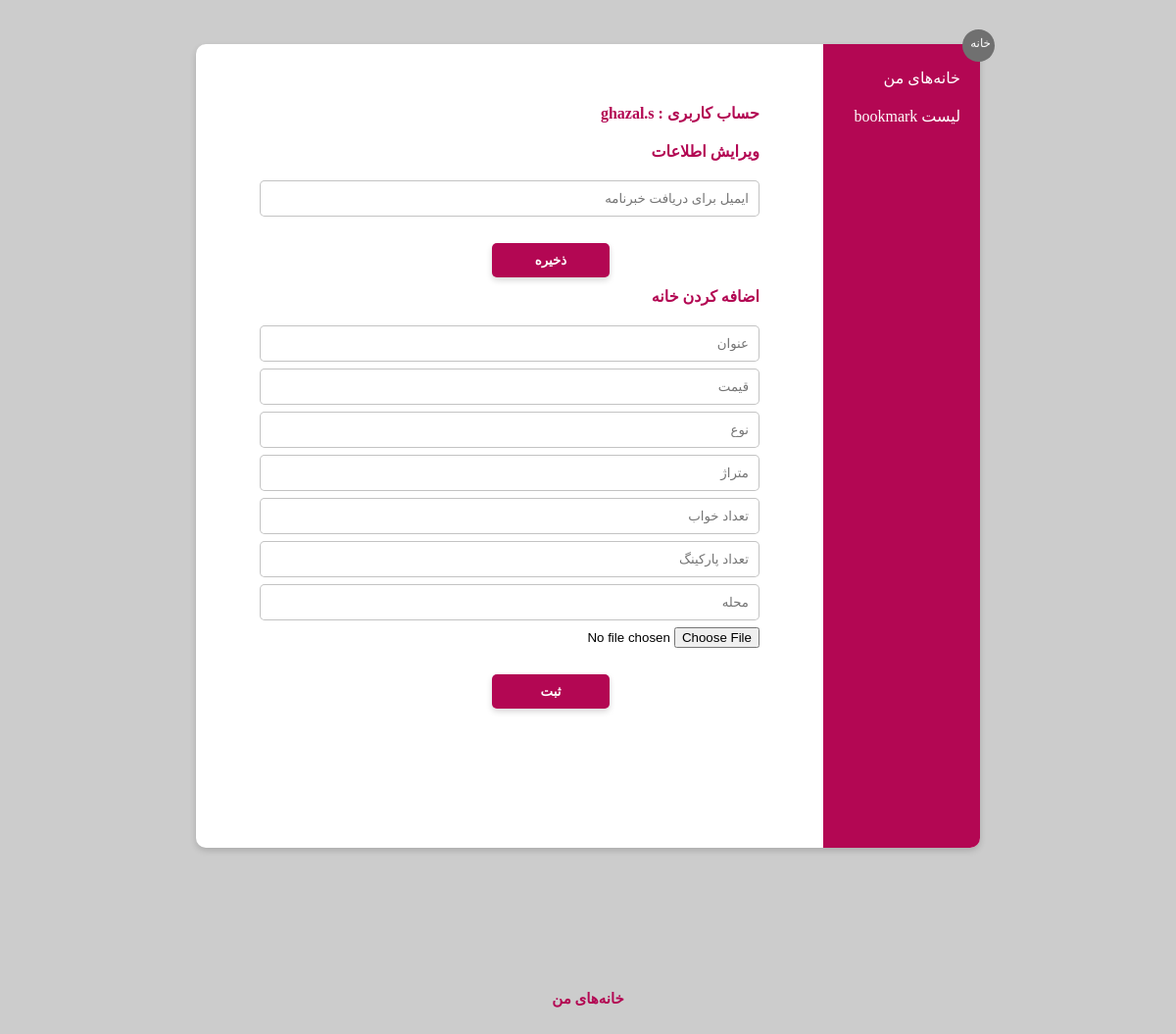
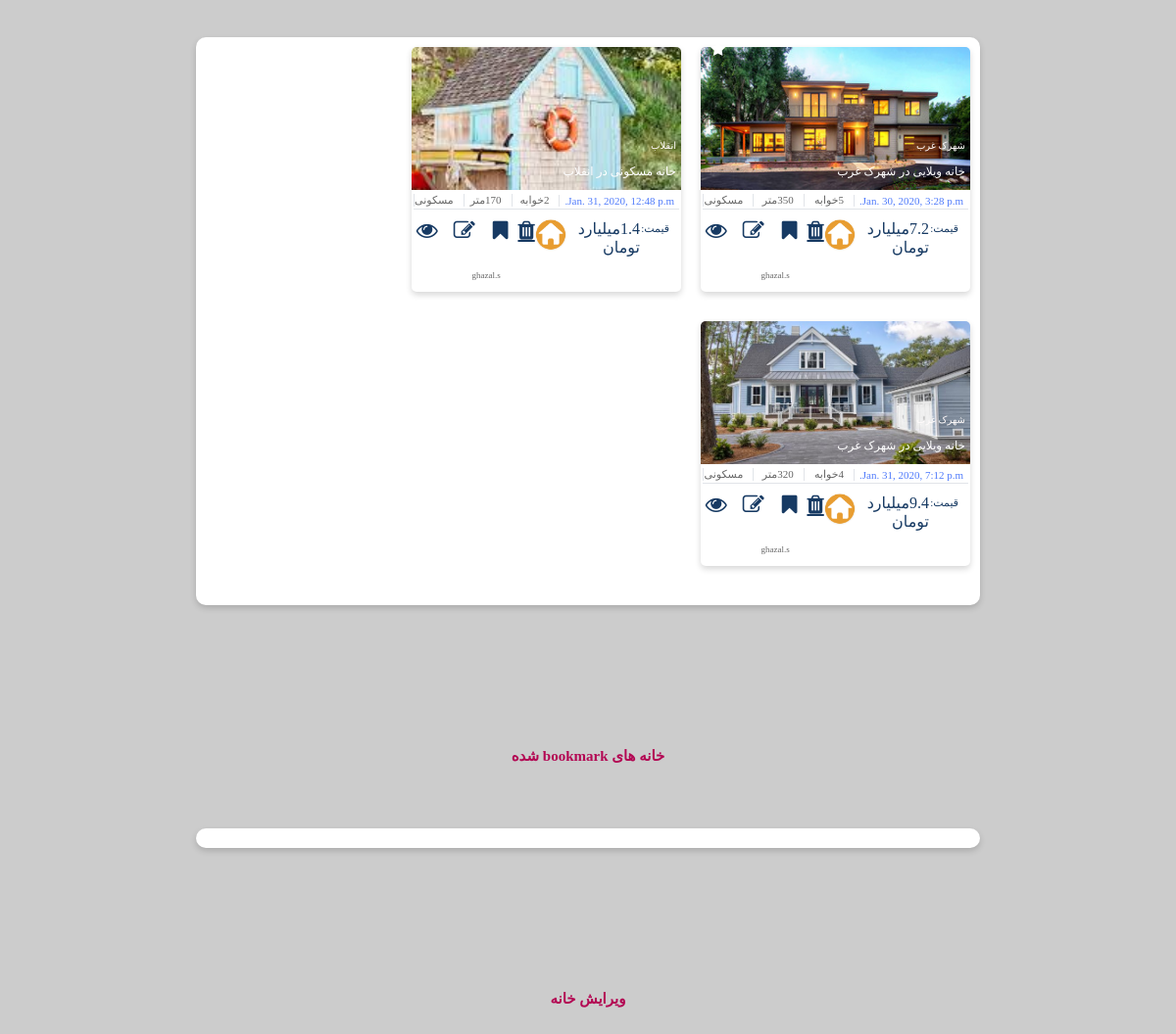
Page /homes/myHomes (signed in) on the committed database (2 pictures, top to bottom).
### homes/models.py (models this page shows)
class Housing(models.Model):
    title = models.CharField(max_length=200)
    price = models.FloatField()
    type = models.CharField(max_length=50)
    area = models.IntegerField()
    bedrooms = models.IntegerField()
    parkings = models.IntegerField()
    locality = models.CharField(max_length=200)
    created_at = models.DateTimeField(auto_now_add=True)
    pic = models.CharField(max_length=200 ,null=True)
    estate = models.CharField(max_length=50)
    star = models.BooleanField(default=False)

### homes/views.py (the view)
# urls.py: path('myHomes', views.showMyHomes ,name='myHomes'),
def showMyHomes(request):
    estate = None
    if request.user.is_authenticated:
        estate = request.user.username
    h = Housing.objects.filter(estate=estate)
    usernameHome = None
    if request.user.is_authenticated:
        usernameHome = request.user.username
    gotodiv = 'sec4Grid'
    return render(request, 'normalUser.html', {'results': h, 'username':usernameHome, 'jump':gotodiv})

### homes/templates/normalUser.html (shortened to what this page needs)
{% load static %}
<!DOCTYPE html PUBLIC "-//W3C//DTD XHTML 1.0 Strict//EN" "http://www.w3.org/TR/xhtml1/DTD/xhtml1-strict.dtd">
<html xmlns="http://www.w3.org/1999/xhtml">
        <head>
            <link rel="stylesheet"
          href="https://cdnjs.cloudflare.com/ajax/libs/font-awesome/4.7.0/css/font-awesome.min.css"/>
                <link rel="stylesheet" href={% static "CSS/normalUserStyle.css" %} />
        </head>
        <body>
            <div id="background">
                <div id="infoPage" style="height: 820px;margin-top: 45px;margin-bottom: 45px">
                    <div id="cancelButton" >
                        <a href={% url 'index' %} style="font-size: 12px; color: white; text-decoration: none;width: 100%;margin-left: auto;margin-right: 4px; margin-top: 7px;display: block;">خانه</a>
                    </div>
                    <div id="sidebar" style="position:relative;">
                        <a  href={% url "myHomes" %} id="headerForForm" style="color:white;padding-top: 10px;padding-right: 20px;position: relative;top: 25px;cursor: pointer;text-decoration: none;">خانه‌های من</a>
                        <a  href={% url "bookmarks" %} id="headerForForm" style="color:white;padding-top: 30px;margin-top: 30px ;padding-right: 20px;position: relative;top: 45px;cursor: pointer;text-decoration: none;">لیست bookmark</a>
                    </div>
                    <div id="formBar">
                        <div id="form">
                            <div class="selectionBar">
                                <h1 id="headerForForm">حساب کاربری : {{ username }}</h1>
                                <form method="POST" action="changeEmail">
                                <h1 id="headerForForm">ویرایش اطلاعات</h1>
                                <div id="completionForm">
                                    <div class="input">
                                            <input class="text" placeholder="ایمیل برای دریافت خبرنامه" type="text" name="newEmail" value="" required />
                                    </div>
                                    <button class="form-submit-button" type="submit" >ذخیره</button>
                                </div>
                                </form>
                            </div>
                            <div class="selectionBar">
                                <form method="POST" action="addHouse">
                                <h1 id="headerForForm">اضافه کردن خانه</h1>
                                <div id="completionForm">
                                    <div class="input">
                                            <input class="text" placeholder="عنوان" type="text" name="hometitle" value="" required />
                                    </div>
                                    <div class="input">
                                            <input class="text" placeholder="قیمت" type="text" name="homeprice" value="" required />
                                    </div>
                                    <div class="input">
                                            <input class="text" placeholder="نوع" type="text" name="hometype" value="" required />
                                    </div>
                                    <div class="input">
                                            <input class="text" placeholder="متراژ" type="text" name="homearea" value="" required />
                                    </div>
                                    <div class="input">
                                            <input class="text" placeholder="تعداد خواب" type="text" name="homebedrooms" value="" required />
                                    </div>
                                    <div class="input">
                                            <input class="text" placeholder="تعداد پارکینگ" type="text" name="homeparkings" value="" required />
                                    </div>
                                    <div class="input">
                                            <input class="text" placeholder="محله" type="text" name="homelocality" value="" required />
                                    </div>
                                    <div class="input">
                                            <input type="file" placeholder="عکس" name="homepic" accept="image/*">
                                    </div>
                                    <button class="form-submit-button" type="submit" >ثبت</button>
                                </div>
                                </form>
                            </div>
                        </div>
                    </div>
                </div>
                <div id="sec4Head" style="margin-top: 100px">خانه‌های من </div>
                <div id="infoPage" style="margin-top: 45px;margin-bottom: 45px">
                                <div id="sec4Grid">
                    {% for result in results %}
                     <div class="sec4Cards">
                        <div class="sec4Imgs"
                             style="background-image: url({{ result.pic}});">
                            <div class="sec4ImgsInfo">
                                <div>{{ result.title }}</div>
                            </div>
                            <div class="sec4ImgsInfo2">
                                <div>{{ result.locality }}</div>
                            </div>
                            {% if result.star %}
                                <div class="fa fa-star" style="color: white;position: relative;right: 250px;top:-40px;font-size: 16px"></div>
                            {% endif %}
                        </div>
                        <div class="sec4Info">
                            <div class="sec4details">
                                <div class="bluedetails4">
                                    <div >{{ result.created_at }}</div>
                                </div>
                                <div class="details4">
                                    <div>{{ result.bedrooms }}خوابه</div>
                                </div>
                                <div class="details4">
                                    <div>{{result.area}}متر </div>
                                </div>
                                <div class="details4">
                                    <div>{{ result.type }}</div>
                                </div>
                            </div>
                            <div class="sec4Price">
                                <div class="priceTex4">
                                    <div class="details42">
                                        <div class="details42small">قیمت:</div>
                                        <div>{{ result.price }}میلیارد تومان </div>
                                    </div>
                                </div>
                                <div class="sec4LogoDiv" style="flex-direction: column">
                                    <div style="display: flex;flex-direction: row">
                                        <img class="sec4Logo" src="/static/homeImgs/homeEstate.png">
                                    <a class="fa fa-trash singleAction"  href="{% url 'deleteHousing' select=result.id %}"  aria-hidden="true" style="color: #173a63;font-size: 22px; "></a>
                                    <a class="fa fa-bookmark singleAction"  href="{% url 'bookmarkHousing' select=result.id %}"  aria-hidden="true" style="color: #173a63;font-size: 22px; margin-right: 10px;margin-left: 10px;text-decoration: none "></a>
                                    <a class="fa fa-edit singleAction"  href="{% url 'editHousing' select=result.id %}"  aria-hidden="true" style="color: #173a63;font-size: 22px; margin-right: 8px;margin-left: 8px;text-decoration: none "></a>
                                    <a class="fa fa-eye singleAction"  href="{% url 'showSpecificHouse' select=result.id %}"  aria-hidden="true" style="color: #173a63;font-size: 22px; margin-right: 8px;margin-left: 10px;text-decoration: none "></a>
                                    </div>
                                    <span class="sec4LogoText" style="margin-top: 20px">{{ result.estate }}</span></div>
                            </div>
                        </div>
                    </div>
                    {% endfor %}
                </div>
                </div>
                <div id="sec4Head‌Bookmark" style="margin-top: 100px;     text-align: center;align-self: center;text-decoration: none;font-size: 15px;color: #b30753;margin-bottom: 20px;font-weight: 800;border-left-color: #b30753;border-left-width: thick;">خانه های bookmark شده</div>
                <div id="infoPage" style="margin-top: 45px;margin-bottom: 45px">
                </div>
            <div id="sec4Head" style="margin-top: 100px">ویرایش خانه </div>
            </div>
        </body>
</html>

### rows in the picture
Housing: pic (picture), title "خانه ویلایی در شهرک غرب", locality "شهرک غرب", star True (drawn), created_at "Jan. 30, 2020, 3:28 p.m.", bedrooms "5", area "350", type "مسکونی", price "7.2", estate "ghazal.s"
Housing: pic (picture), title "خانه مسکونی در انقلاب", locality "انقلاب", created_at "Jan. 31, 2020, 12:48 p.m.", bedrooms "2", area "170", type "مسکونی", price "1.4", estate "ghazal.s"
Housing: pic (picture), title "خانه ویلایی در شهرک غرب", locality "شهرک غرب", created_at "Jan. 31, 2020, 7:12 p.m.", bedrooms "4", area "320", type "مسکونی", price "9.4", estate "ghazal.s"

### other values in the picture
{{ username }} "ghazal.s"
